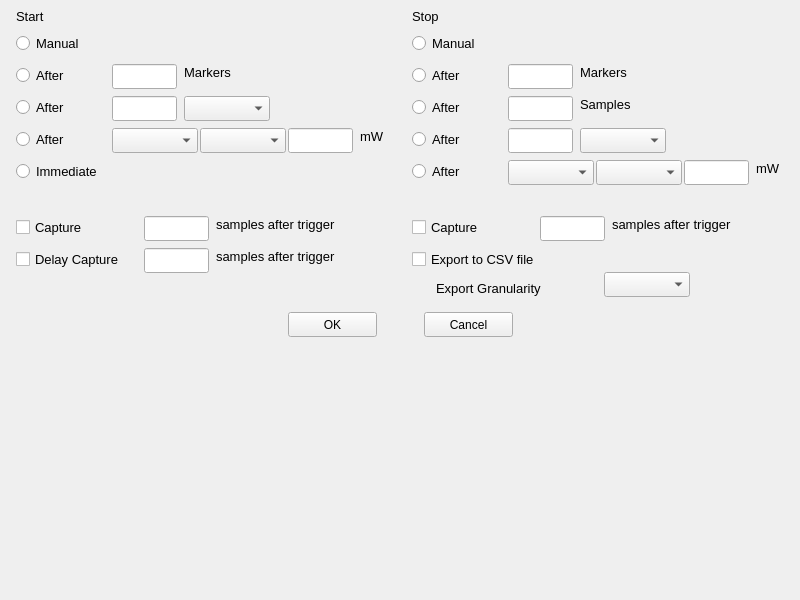
<?xml version="1.0" encoding="UTF-8"?>
<ui version="4.0">
 <class>TriggerSettingsWindow</class>
 <widget class="QMainWindow" name="TriggerSettingsWindow">
  <property name="geometry">
   <rect>
    <x>0</x>
    <y>0</y>
    <width>800</width>
    <height>600</height>
   </rect>
  </property>
  <property name="windowTitle">
   <string>Trigger Settings</string>
  </property>
  <widget class="QWidget" name="centralwidget">
   <widget class="QWidget" name="horizontalLayoutWidget">
    <property name="geometry">
     <rect>
      <x>8</x>
      <y>8</y>
      <width>785</width>
      <height>297</height>
     </rect>
    </property>
    <layout class="QHBoxLayout" name="horizontalLayout">
     <item>
      <widget class="QWidget" name="widget" native="true">
       <property name="font">
        <font>
         <pointsize>10</pointsize>
        </font>
       </property>
       <widget class="QLabel" name="label">
        <property name="geometry">
         <rect>
          <x>8</x>
          <y>0</y>
          <width>67</width>
          <height>17</height>
         </rect>
        </property>
        <property name="text">
         <string>Start</string>
        </property>
       </widget>
       <widget class="QRadioButton" name="radioButton">
        <property name="geometry">
         <rect>
          <x>8</x>
          <y>24</y>
          <width>89</width>
          <height>23</height>
         </rect>
        </property>
        <property name="text">
         <string>Manual</string>
        </property>
       </widget>
       <widget class="QRadioButton" name="radioButton_3">
        <property name="geometry">
         <rect>
          <x>8</x>
          <y>56</y>
          <width>89</width>
          <height>23</height>
         </rect>
        </property>
        <property name="text">
         <string>After</string>
        </property>
       </widget>
       <widget class="QRadioButton" name="radioButton_4">
        <property name="geometry">
         <rect>
          <x>8</x>
          <y>88</y>
          <width>89</width>
          <height>23</height>
         </rect>
        </property>
        <property name="text">
         <string>After</string>
        </property>
       </widget>
       <widget class="QRadioButton" name="radioButton_5">
        <property name="geometry">
         <rect>
          <x>8</x>
          <y>120</y>
          <width>89</width>
          <height>23</height>
         </rect>
        </property>
        <property name="text">
         <string>After</string>
        </property>
       </widget>
       <widget class="QRadioButton" name="radioButton_6">
        <property name="geometry">
         <rect>
          <x>8</x>
          <y>152</y>
          <width>89</width>
          <height>23</height>
         </rect>
        </property>
        <property name="text">
         <string>Immediate</string>
        </property>
       </widget>
       <widget class="QCheckBox" name="checkBox">
        <property name="geometry">
         <rect>
          <x>8</x>
          <y>208</y>
          <width>121</width>
          <height>23</height>
         </rect>
        </property>
        <property name="text">
         <string>Capture</string>
        </property>
       </widget>
       <widget class="QCheckBox" name="checkBox_3">
        <property name="geometry">
         <rect>
          <x>8</x>
          <y>240</y>
          <width>121</width>
          <height>23</height>
         </rect>
        </property>
        <property name="text">
         <string>Delay Capture</string>
        </property>
       </widget>
       <widget class="QLineEdit" name="lineEdit">
        <property name="geometry">
         <rect>
          <x>136</x>
          <y>240</y>
          <width>65</width>
          <height>25</height>
         </rect>
        </property>
       </widget>
       <widget class="QLineEdit" name="lineEdit_2">
        <property name="geometry">
         <rect>
          <x>136</x>
          <y>208</y>
          <width>65</width>
          <height>25</height>
         </rect>
        </property>
       </widget>
       <widget class="QLabel" name="label_5">
        <property name="geometry">
         <rect>
          <x>208</x>
          <y>240</y>
          <width>145</width>
          <height>17</height>
         </rect>
        </property>
        <property name="text">
         <string>samples after trigger</string>
        </property>
       </widget>
       <widget class="QLabel" name="label_6">
        <property name="geometry">
         <rect>
          <x>208</x>
          <y>208</y>
          <width>145</width>
          <height>17</height>
         </rect>
        </property>
        <property name="text">
         <string>samples after trigger</string>
        </property>
       </widget>
       <widget class="QLineEdit" name="lineEdit_3">
        <property name="geometry">
         <rect>
          <x>104</x>
          <y>56</y>
          <width>65</width>
          <height>25</height>
         </rect>
        </property>
       </widget>
       <widget class="QLabel" name="label_9">
        <property name="geometry">
         <rect>
          <x>176</x>
          <y>56</y>
          <width>57</width>
          <height>17</height>
         </rect>
        </property>
        <property name="text">
         <string>Markers</string>
        </property>
       </widget>
       <widget class="QLineEdit" name="lineEdit_7">
        <property name="geometry">
         <rect>
          <x>104</x>
          <y>88</y>
          <width>65</width>
          <height>25</height>
         </rect>
        </property>
       </widget>
       <widget class="QComboBox" name="comboBox">
        <property name="geometry">
         <rect>
          <x>176</x>
          <y>88</y>
          <width>86</width>
          <height>25</height>
         </rect>
        </property>
       </widget>
       <widget class="QComboBox" name="comboBox_2">
        <property name="geometry">
         <rect>
          <x>104</x>
          <y>120</y>
          <width>86</width>
          <height>25</height>
         </rect>
        </property>
       </widget>
       <widget class="QComboBox" name="comboBox_3">
        <property name="geometry">
         <rect>
          <x>192</x>
          <y>120</y>
          <width>86</width>
          <height>25</height>
         </rect>
        </property>
       </widget>
       <widget class="QLineEdit" name="lineEdit_12">
        <property name="geometry">
         <rect>
          <x>280</x>
          <y>120</y>
          <width>65</width>
          <height>25</height>
         </rect>
        </property>
       </widget>
       <widget class="QLabel" name="label_14">
        <property name="geometry">
         <rect>
          <x>352</x>
          <y>120</y>
          <width>25</width>
          <height>17</height>
         </rect>
        </property>
        <property name="text">
         <string>mW</string>
        </property>
       </widget>
      </widget>
     </item>
     <item>
      <widget class="QWidget" name="widget_2" native="true">
       <property name="font">
        <font>
         <pointsize>10</pointsize>
        </font>
       </property>
       <widget class="QLabel" name="label_20">
        <property name="geometry">
         <rect>
          <x>176</x>
          <y>56</y>
          <width>57</width>
          <height>17</height>
         </rect>
        </property>
        <property name="text">
         <string>Markers</string>
        </property>
       </widget>
       <widget class="QCheckBox" name="checkBox_10">
        <property name="geometry">
         <rect>
          <x>8</x>
          <y>240</y>
          <width>129</width>
          <height>23</height>
         </rect>
        </property>
        <property name="text">
         <string>Export to CSV file</string>
        </property>
       </widget>
       <widget class="QRadioButton" name="radioButton_27">
        <property name="geometry">
         <rect>
          <x>8</x>
          <y>88</y>
          <width>89</width>
          <height>23</height>
         </rect>
        </property>
        <property name="text">
         <string>After</string>
        </property>
       </widget>
       <widget class="QLineEdit" name="lineEdit_19">
        <property name="geometry">
         <rect>
          <x>104</x>
          <y>88</y>
          <width>65</width>
          <height>25</height>
         </rect>
        </property>
       </widget>
       <widget class="QLabel" name="label_22">
        <property name="geometry">
         <rect>
          <x>208</x>
          <y>208</y>
          <width>145</width>
          <height>17</height>
         </rect>
        </property>
        <property name="text">
         <string>samples after trigger</string>
        </property>
       </widget>
       <widget class="QLineEdit" name="lineEdit_20">
        <property name="geometry">
         <rect>
          <x>104</x>
          <y>120</y>
          <width>65</width>
          <height>25</height>
         </rect>
        </property>
       </widget>
       <widget class="QCheckBox" name="checkBox_11">
        <property name="geometry">
         <rect>
          <x>8</x>
          <y>208</y>
          <width>121</width>
          <height>23</height>
         </rect>
        </property>
        <property name="text">
         <string>Capture</string>
        </property>
       </widget>
       <widget class="QRadioButton" name="radioButton_28">
        <property name="geometry">
         <rect>
          <x>8</x>
          <y>24</y>
          <width>89</width>
          <height>23</height>
         </rect>
        </property>
        <property name="text">
         <string>Manual</string>
        </property>
       </widget>
       <widget class="QLabel" name="label_24">
        <property name="geometry">
         <rect>
          <x>8</x>
          <y>0</y>
          <width>67</width>
          <height>17</height>
         </rect>
        </property>
        <property name="text">
         <string>Stop</string>
        </property>
       </widget>
       <widget class="QRadioButton" name="radioButton_29">
        <property name="geometry">
         <rect>
          <x>8</x>
          <y>56</y>
          <width>89</width>
          <height>23</height>
         </rect>
        </property>
        <property name="text">
         <string>After</string>
        </property>
       </widget>
       <widget class="QLineEdit" name="lineEdit_21">
        <property name="geometry">
         <rect>
          <x>104</x>
          <y>56</y>
          <width>65</width>
          <height>25</height>
         </rect>
        </property>
       </widget>
       <widget class="QRadioButton" name="radioButton_30">
        <property name="geometry">
         <rect>
          <x>8</x>
          <y>120</y>
          <width>89</width>
          <height>23</height>
         </rect>
        </property>
        <property name="text">
         <string>After</string>
        </property>
       </widget>
       <widget class="QLineEdit" name="lineEdit_22">
        <property name="geometry">
         <rect>
          <x>136</x>
          <y>208</y>
          <width>65</width>
          <height>25</height>
         </rect>
        </property>
       </widget>
       <widget class="QLabel" name="label_25">
        <property name="geometry">
         <rect>
          <x>176</x>
          <y>88</y>
          <width>57</width>
          <height>17</height>
         </rect>
        </property>
        <property name="text">
         <string>Samples</string>
        </property>
       </widget>
       <widget class="QLabel" name="label_26">
        <property name="geometry">
         <rect>
          <x>352</x>
          <y>152</y>
          <width>25</width>
          <height>17</height>
         </rect>
        </property>
        <property name="text">
         <string>mW</string>
        </property>
       </widget>
       <widget class="QRadioButton" name="radioButton_31">
        <property name="geometry">
         <rect>
          <x>8</x>
          <y>152</y>
          <width>89</width>
          <height>23</height>
         </rect>
        </property>
        <property name="text">
         <string>After</string>
        </property>
       </widget>
       <widget class="QComboBox" name="comboBox_12">
        <property name="geometry">
         <rect>
          <x>104</x>
          <y>152</y>
          <width>86</width>
          <height>25</height>
         </rect>
        </property>
       </widget>
       <widget class="QComboBox" name="comboBox_13">
        <property name="geometry">
         <rect>
          <x>192</x>
          <y>152</y>
          <width>86</width>
          <height>25</height>
         </rect>
        </property>
       </widget>
       <widget class="QLineEdit" name="lineEdit_23">
        <property name="geometry">
         <rect>
          <x>280</x>
          <y>152</y>
          <width>65</width>
          <height>25</height>
         </rect>
        </property>
       </widget>
       <widget class="QLabel" name="label_21">
        <property name="geometry">
         <rect>
          <x>32</x>
          <y>272</y>
          <width>113</width>
          <height>17</height>
         </rect>
        </property>
        <property name="text">
         <string>Export Granularity</string>
        </property>
       </widget>
       <widget class="QComboBox" name="comboBox_14">
        <property name="geometry">
         <rect>
          <x>200</x>
          <y>264</y>
          <width>86</width>
          <height>25</height>
         </rect>
        </property>
       </widget>
       <widget class="QComboBox" name="comboBox_15">
        <property name="geometry">
         <rect>
          <x>176</x>
          <y>120</y>
          <width>86</width>
          <height>25</height>
         </rect>
        </property>
       </widget>
      </widget>
     </item>
    </layout>
   </widget>
   <widget class="QPushButton" name="btnOk">
    <property name="geometry">
     <rect>
      <x>288</x>
      <y>312</y>
      <width>89</width>
      <height>25</height>
     </rect>
    </property>
    <property name="text">
     <string>OK</string>
    </property>
   </widget>
   <widget class="QPushButton" name="btnCancel">
    <property name="geometry">
     <rect>
      <x>424</x>
      <y>312</y>
      <width>89</width>
      <height>25</height>
     </rect>
    </property>
    <property name="text">
     <string>Cancel</string>
    </property>
   </widget>
  </widget>
 </widget>
 <resources/>
 <connections/>
</ui>
